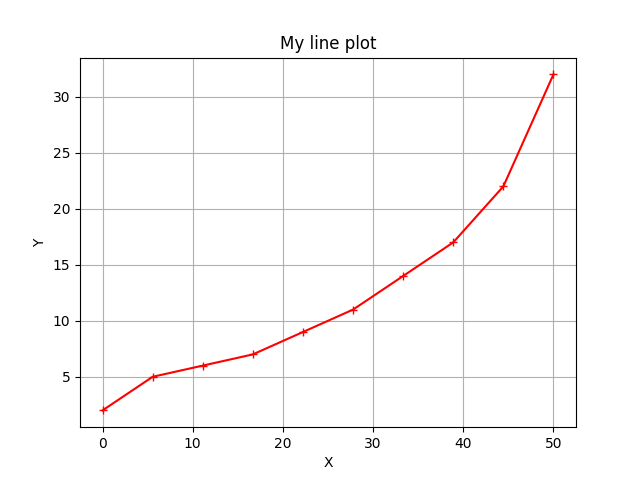

This chart was generated by the following Python code:
import matplotlib.pyplot as plt
import numpy as np

xs = np.linspace(0, 50, 10)
ys = np.array([2, 5, 6, 7, 9, 11, 14, 17, 22, 32])

plt.plot(xs, ys, color='red', marker='+')
plt.title('My line plot')
plt.xlabel('X')
plt.ylabel('Y')
plt.grid()

#plt.show()
plt.savefig('Task1')